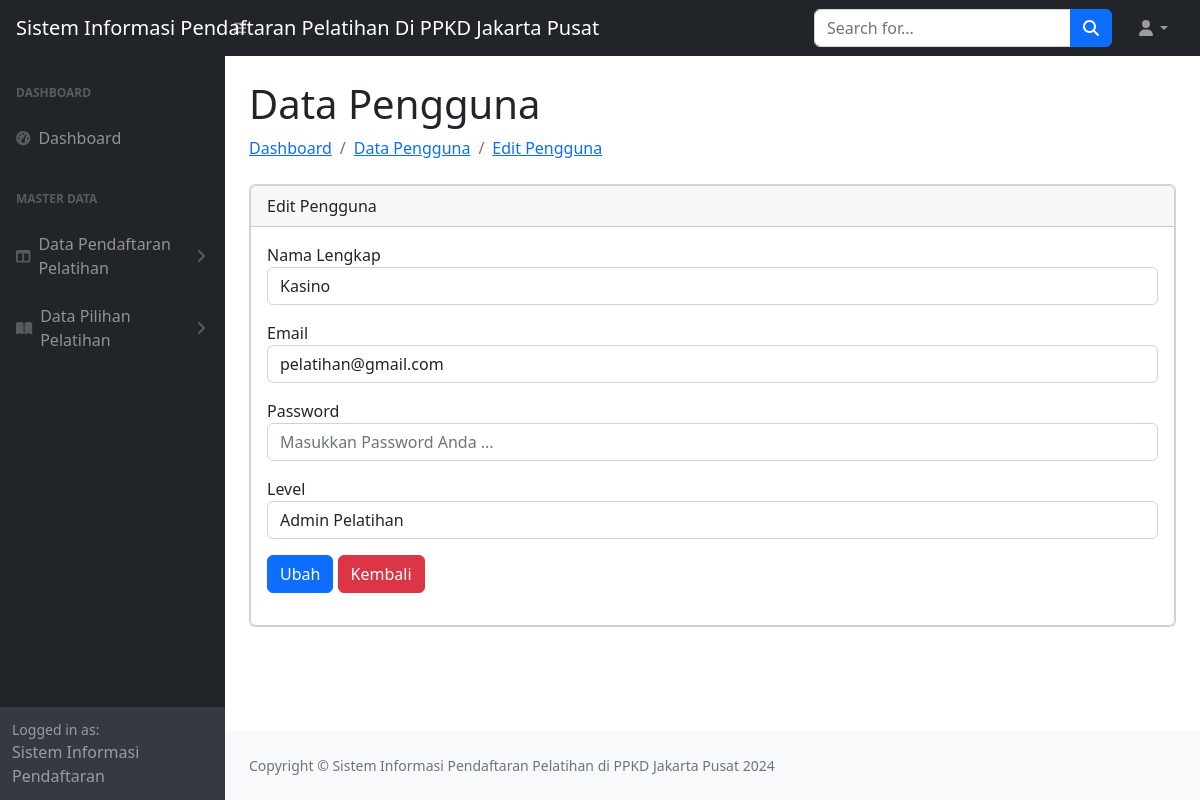
The page /tambah-user.php?edit=10 on the database its author committed.
### tables this page shows
CREATE TABLE `users` (
  `id` int(30) NOT NULL,
  `id_level` int(10) NOT NULL,
  `nama_lengkap` varchar(100) NOT NULL,
  `email` varchar(100) NOT NULL,
  `password` varchar(100) NOT NULL,
  `created_at` timestamp NOT NULL DEFAULT current_timestamp(),
  `updated_at` timestamp NOT NULL DEFAULT current_timestamp() ON UPDATE current_timestamp()
);

### tambah-user.php (the view, shortened to what this page needs)
<?php
include 'config/config.php';
if (isset($_GET['edit'])) {
    $id = $_GET['edit'];
    $queryEdit = mysqli_query($koneksi, "SELECT * FROM users WHERE id='$id'");
    $dataEdit = mysqli_fetch_assoc($queryEdit);
}
?>
<!DOCTYPE html>
<html lang="en">
<head>
    <link href="assets/tema/css/styles.css" rel="stylesheet" />
</head>
<body>
    <?php include 'inc/navbar.php'; ?>
    <div id="layoutSidenav">
        <div id="layoutSidenav_nav">
            <nav class="sb-sidenav accordion sb-sidenav-dark" id="sidenavAccordion">
                <div class="sb-sidenav-menu">
                    <div class="nav">
                        <div class="sb-sidenav-menu-heading">Dashboard</div>
                        <a class="nav-link" href="dashboard.php">
                            <div class="sb-nav-link-icon"><i class="fas fa-tachometer-alt"></i></div>
                            Dashboard
                        </a>
                        <div class="sb-sidenav-menu-heading">Master Data</div>
                        <a class="nav-link collapsed" href="#" data-bs-toggle="collapse" data-bs-target="#collapseLayouts" aria-expanded="false" aria-controls="collapseLayouts">
                            <div class="sb-nav-link-icon"><i class="fas fa-columns"></i></div>
                            Data Pendaftaran Pelatihan
                            <div class="sb-sidenav-collapse-arrow"><i class="fas fa-angle-down"></i></div>
                        </a>
                        <a class="nav-link collapsed" href="#" data-bs-toggle="collapse" data-bs-target="#collapseDataPilihanPelatihan" aria-expanded="false" aria-controls="collapseDataPilihanPelatihan">
                            <div class="sb-nav-link-icon"><i class="fas fa-book-open"></i></div>
                            Data Pilihan Pelatihan
                            <div class="sb-sidenav-collapse-arrow"><i class="fas fa-angle-down"></i></div>
                        </a>
                    </div>
                </div>
                <div class="sb-sidenav-footer">
                    <div class="small">Logged in as:</div>
                    Sistem Informasi Pendaftaran
                </div>
            </nav>
        </div>
        <div id="layoutSidenav_content">
            <main>
                <div class="container-fluid px-4">
                    <h1 class="mt-4">Data Pengguna</h1>
                    <ol class="breadcrumb mb-4">
                        <li class="breadcrumb-item"><a href="dashboard.php">Dashboard</a></li>
                        <li class="breadcrumb-item"><a href="user.php">Data Pengguna</a></li>
                        <?php if (isset($_GET['edit'])) { ?>
                            <li class="breadcrumb-item"><a href="user.php">Edit Pengguna</a></li>
                        <?php } else { ?>
                            <li class="breadcrumb-item"><a href="tambah-user.php">Tambah Pengguna</a></li>
                        <?php } ?>
                    </ol>
                    <div class="card mb-4">
                            <?php if (isset($_GET['edit'])) { ?>
                                <div class="card">
                                <div class="card-header">Edit Pengguna</div>
                                <div class="card-body">
                                <form action="" method="post">
                                    <div class="mb-3">
                                        <label for="">Nama Lengkap</label>
                                        <input value="<?php echo $dataEdit['nama_lengkap'] ?>" type="text" class="form-control" name="nama_lengkap" placeholder="Masukkan Nama Lengkap Anda ...">
                                    </div>
                                    <div class="mb-3">
                                        <label for="">Email</label>
                                        <input value="<?php echo $dataEdit['email'] ?>" type="email" class="form-control" name="email" placeholder="Masukkan Email Anda ...">
                                    </div>
                                    <div class="mb-3">
                                        <label for="">Password</label>
                                        <input type="password" class="form-control" name="password" placeholder="Masukkan Password Anda ...">
                                    </div>
                                    <div class="mb-3">
                                        <label for="">Level</label>
                                        <select name="id_level" id="" class="form-control">
                                            <option <?php echo ($dataEdit['id_level'] == 1) ? 'selected' : '' ?> value="1">Admin Pelatihan</option>
                                        </select>
                                    </div>
                                    <div class="mb-3">
                                        <input type="submit" class="btn btn-primary" name="edit" value="Ubah">
                                        <a href="user.php" class="btn btn-danger">Kembali</a>
                                    </div>
                                </form>
                            <?php } ?>
                    </div>
                </div>
            </main>
            <?php include 'inc/footer.php'; ?>
        </div>
    </div>
</body>
</html>

### rows shown on the page
users: nama_lengkap "Kasino", email "pelatihan@gmail.com", id_level "Admin Pelatihan"
